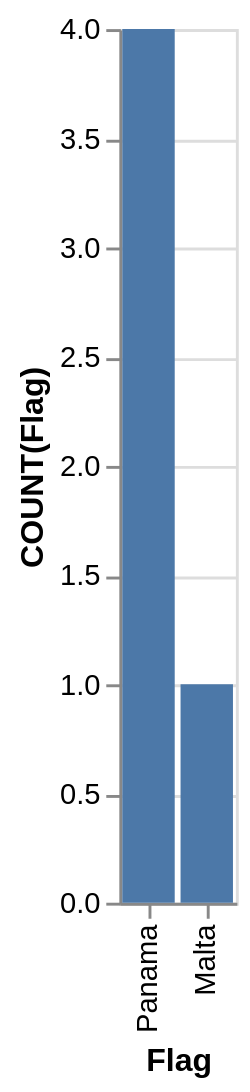

The specification (Vega-Lite) saved for this image:
### Vega-Lite specification from a JSON file in a GitHub repository (floating-point values rounded to 4 significant figures)
{"data": {"values": [{"x_data": "Panama", "y_data": 4}, {"x_data": "Malta", "y_data": 1}]}, "mark": "bar", "encoding": {"x": {"field": "x_data", "type": "nominal", "title": "Flag", "sort": "descending"}, "y": {"field": "y_data", "type": "quantitative", "title": "COUNT(Flag)"}}}
